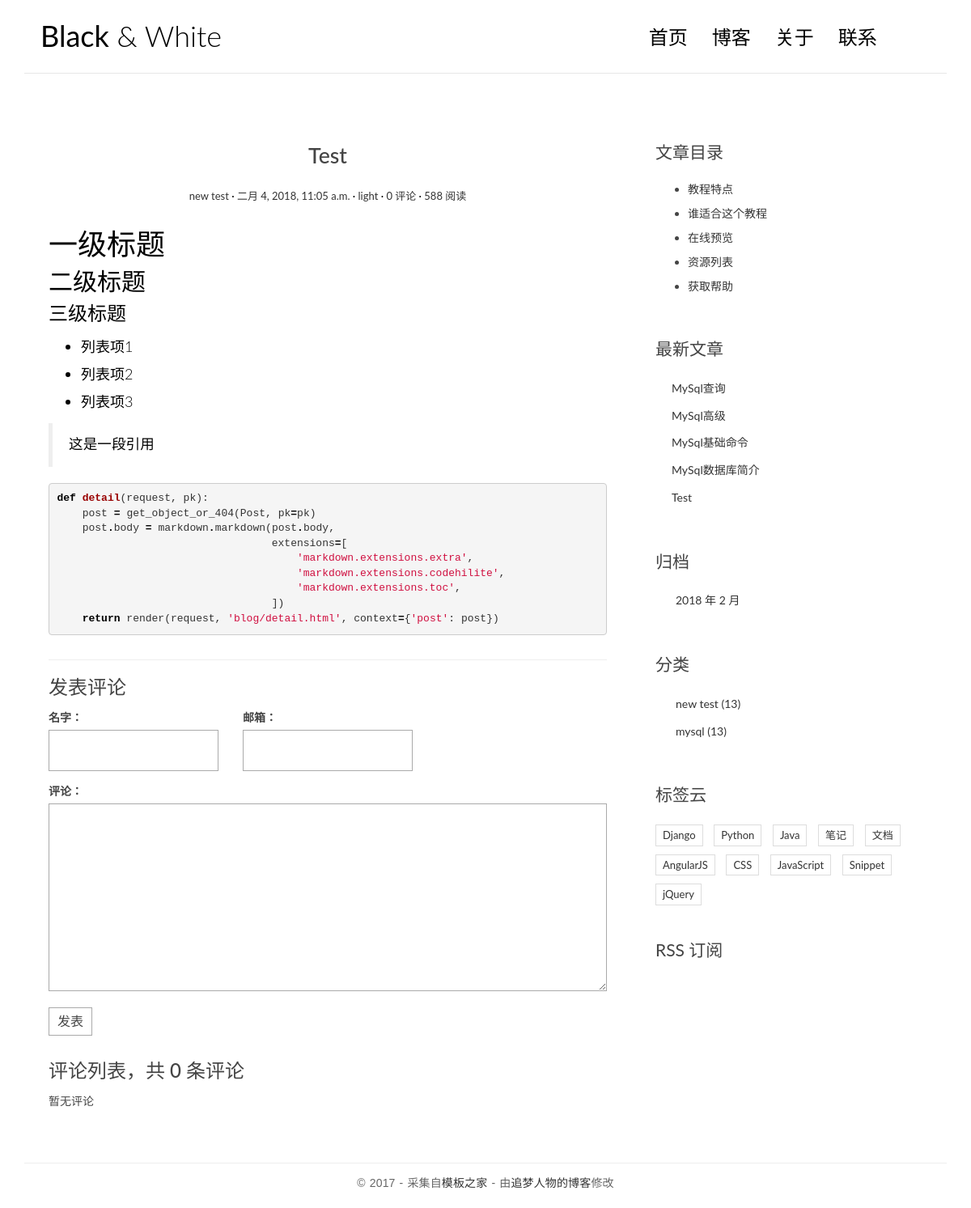
/post/1/, run on an earlier commit of the app's database.
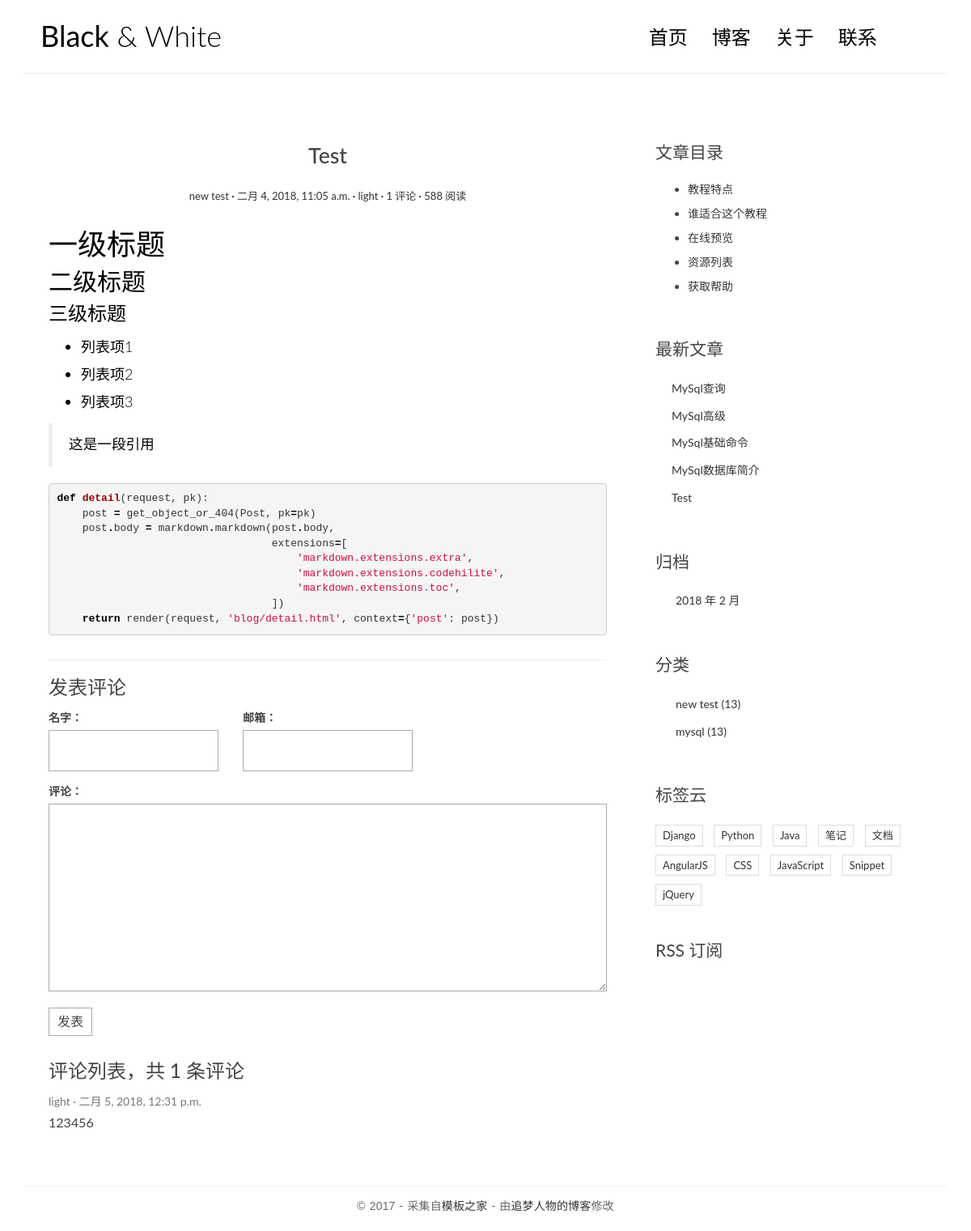
And on a later commit of the database.
### blog/models.py (models this page shows, shortened)
class Post(models.Model):
	title = models.CharField(max_length=100)
	body = models.TextField()
	created_time = models.DateTimeField()
	modified_time = models.DateTimeField()
	excerpt = models.CharField(max_length=200,blank=True)
	author = models.ForeignKey(User)
	category = models.ForeignKey(Category)
	tags = models.ManyToManyField(Tag,blank=True)
	def get_absolute_url(self):
		return reverse('blog:detail', kwargs={'pk':self.pk})

class Category(models.Model):
	name = models.CharField(max_length=100)

### comments/models.py (models this page shows, shortened)
class Comment(models.Model):
	name = models.CharField(max_length=100)
	email = models.EmailField(max_length=255)
	text = models.TextField()
	created_time = models.DateTimeField(auto_now_add=True)
	post = models.ForeignKey('blog.Post')

### blog/views.py (the view)
# urls.py: url(r'^post/(?P<pk>[0-9]+)/$',views.detail,name='detail'),
def detail(request, pk):
	post = get_object_or_404(Post, pk=pk)
	post.body = markdown.markdown(post.body,
                                  extensions=[
                                     'markdown.extensions.extra',
                                     'markdown.extensions.codehilite',
                                     'markdown.extensions.toc',
                                  ])
	form = CommentForm()
	comment_list = post.comment_set.all()
	context = {'post': post,
               'form': form,
               'comment_list': comment_list
               }
	return render(request, 'blog/detail.html', context=context)

### comments/forms.py
class CommentForm(forms.ModelForm):
    class Meta:
        model = Comment
        fields = ['name', 'email', 'text']

### blog/templatetags/blog_tags.py (called while the page is built)
@register.simple_tag
def get_recent_posts(num=5):
	return Post.objects.all().order_by('-created_time')[:num]

@register.simple_tag
def archives():
	return Post.objects.dates('created_time', 'month', order='DESC')

@register.simple_tag
def get_categories():
	return Category.objects.all()

### templates/blog/detail.html (shortened to what this page needs)
{% extends 'base.html' %}
{% block main %}
<article class="post post-{{ post.pk }}">
  <header class="entry-header">
    <h1 class="entry-title">{{ post.title }}</h1>
    <div class="entry-meta">
      <span class="post-category"><a href="#">{{ post.category.name }}</a></span>
      <span class="post-date"><a href="#"><time class="entry-date"
                                                datetime="{{ post.created_time }}">{{ post.created_time }}</time></a></span>
      <span class="post-author"><a href="#">{{ post.author }}</a></span>
      <span class="comments-link"><a href="#">{{ comment_list | length }} 评论</a></span>
      <span class="views-count"><a href="#">588 阅读</a></span>
    </div>
  </header>
  <div class="entry-content clearfix">
    {{ post.body|safe }}
  </div>
</article>
<section class="comment-area" id="comment-area">
    <hr>
    <h3>发表评论</h3>
    <form action="{% url 'comments:post_comment' post.pk %}" method="post" class="comment-form">
  <div class="row">
    <div class="col-md-4">
      <label for="{{ form.name.id_for_label }}">名字：</label>
      {{ form.name }}
    </div>
    <div class="col-md-4">
      <label for="{{ form.email.id_for_label }}">邮箱：</label>
      {{ form.email }}
    </div>
    <div class="col-md-12">
      <label for="{{ form.text.id_for_label }}">评论：</label>
      {{ form.text }}
      <button type="submit" class="comment-btn">发表</button>
    </div>
  </div>
</form>
    <div class="comment-list-panel">
        <h3>评论列表，共 <span>{{ comment_list | length }}</span> 条评论</h3>
        <ul class="comment-list list-unstyled">
  {% for comment in comment_list %}
  <li class="comment-item">
    <span class="nickname">{{ comment.name }}</span>
    <time class="submit-date">{{ comment.created_time }}</time>
    <div class="text">
      {{ comment.text }}
    </div>
  </li>
  {% empty %}
  暂无评论
  {% endfor %}
</ul>
    </div>
</section>
{% endblock main %}
{% block toc %}
<div class="widget widget-content">
    <h3 class="widget-title">文章目录</h3>
    <ul>
        <li>
            <a href="#">教程特点</a>
        </li>
        <li>
            <a href="#">谁适合这个教程</a>
        </li>
        <li>
            <a href="#">在线预览</a>
        </li>
        <li>
            <a href="#">资源列表</a>
        </li>
        <li>
            <a href="#">获取帮助</a>
        </li>
    </ul>
</div>
{% endblock toc %}

### templates/base.html (shortened to what the changed rows need)
{% load staticfiles %}
{% load blog_tags %}
<!DOCTYPE html>
<html>
<head>
    <link rel="stylesheet" href="http://code.ionicframework.com/ionicons/2.0.1/css/ionicons.min.css">
    <link rel="stylesheet" href="{% static 'blog/css/bootstrap.min.css' %}">
    <link rel="stylesheet" href="{% static 'blog/css/pace.css' %}">
    <link rel="stylesheet" href="{% static 'blog/css/custom.css' %}">
    <link rel="stylesheet" href="{% static 'blog/css/highlights/github.css' %}">
</head>
<body>
<div class="container">
    <header id="site-header">
        <div class="row">
            <div class="col-md-4 col-sm-5 col-xs-8">
                <div class="logo">
                    <h1><a href="index.html"><b>Black</b> &amp; White</a></h1>
                </div>
            </div>
        </div>
    </header>
</div>
<div class="content-body">
    <div class="container">
        <div class="row">
            <main class='col-md-8'>
                {% block main %}
                {% endblock main %}
            </main>
            <aside class="col-md-4">
                <div class="widget widget-recent-posts">
                    {% get_recent_posts as recent_post_list %}
                    <ul>
                        {% for post in recent_post_list %}
                        <li>
                            <a href="{{ post.get_absolute_url }}">{{ post.title }}</a>
                        </li>
                        {% empty %}
                        暂无数据！
                        {% endfor %}
                    </ul>
                </div>
                <div class="widget widget-archives">
                    {% archives as date_list %}
                    <ul>
                        {% for date in date_list %}
                        <li>
                            <a href="{% url 'blog:archives' date.year date.month %}">{{ date.year }} 年 {{ date.month }} 月</a>
                        </li>
                        {% empty %}
                        暂无归档！
                        {% endfor %}
                    </ul>
                </div>
                <div class="widget widget-category">
                    {% get_categories as category_list %}
                    <ul>
                        {% for category in category_list %}
                        <li>
                            <a href="{% url 'blog:category' category.pk %}">{{ category.name }} <span class="post-count">(13)</span></a>
                        {% empty %}
                        暂无分类！
                        {% endfor %}
                    </ul>
                </div>
            </aside>
        </div>
    </div>
</div>
</body>
</html>

What changed in the data, as far as the page shows it:
added Comment: name "light", created_time "二月 5, 2018, 12:31 p.m.", text "123456"
Also different on the page:
{{ comment_list | length }}: "0" → "1"
text no longer shown: "暂无评论"
